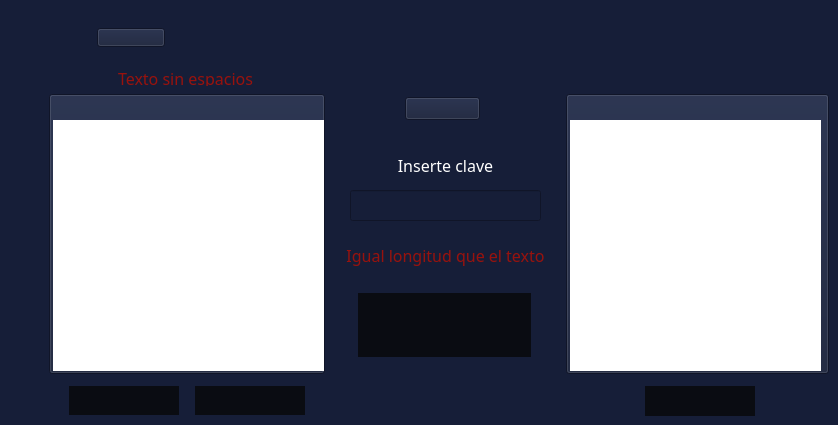
          <widget class="QWidget" name="clPermutacion">
           <property name="font">
            <font>
             <family>Bahnschrift</family>
             <pointsize>12</pointsize>
            </font>
           </property>
           <property name="styleSheet">
            <string notr="true">*{
	background-color: rgb(22,30,56);
}
QToolButton{
	color: rgb(255,255,255);
	background:rgb(10,12,18);
	border:none;
}
QToolButton:hover{
	background:rgb(33,38,52);
	border:none;
}
QTextEdit{
	background:rgb(255,255,255);
	border:none;
}
QLineEdit{
	color:rgb(255, 255, 255)
}</string>
           </property>
           <widget class="QPushButton" name="pushButton_10">
            <property name="geometry">
             <rect>
              <x>97</x>
              <y>28</y>
              <width>68</width>
              <height>19</height>
             </rect>
            </property>
            <property name="text">
             <string/>
            </property>
            <property name="icon">
             <iconset>
              <normaloff>src/titulos/Permutacion.png</normaloff>src/titulos/Permutacion.png</iconset>
            </property>
            <property name="iconSize">
             <size>
              <width>68</width>
              <height>19</height>
             </size>
            </property>
           </widget>
           <widget class="QPushButton" name="pushButton_33">
            <property name="geometry">
             <rect>
              <x>49</x>
              <y>94</y>
              <width>276</width>
              <height>280</height>
             </rect>
            </property>
            <property name="text">
             <string/>
            </property>
            <property name="icon">
             <iconset>
              <normaloff>src/textoDeseado.png</normaloff>src/textoDeseado.png</iconset>
            </property>
            <property name="iconSize">
             <size>
              <width>276</width>
              <height>280</height>
             </size>
            </property>
           </widget>
           <widget class="QTextEdit" name="permTextoOriginal">
            <property name="geometry">
             <rect>
              <x>53</x>
              <y>120</y>
              <width>271</width>
              <height>251</height>
             </rect>
            </property>
           </widget>
           <widget class="QToolButton" name="permCifrar">
            <property name="geometry">
             <rect>
              <x>69</x>
              <y>386</y>
              <width>110</width>
              <height>29</height>
             </rect>
            </property>
            <property name="cursor">
             <cursorShape>PointingHandCursor</cursorShape>
            </property>
            <property name="text">
             <string/>
            </property>
            <property name="icon">
             <iconset>
              <normaloff>src/BotonesGral/Cifrar.png</normaloff>src/BotonesGral/Cifrar.png</iconset>
            </property>
            <property name="iconSize">
             <size>
              <width>110</width>
              <height>29</height>
             </size>
            </property>
           </widget>
           <widget class="QToolButton" name="permDescifrar">
            <property name="geometry">
             <rect>
              <x>195</x>
              <y>386</y>
              <width>110</width>
              <height>29</height>
             </rect>
            </property>
            <property name="cursor">
             <cursorShape>PointingHandCursor</cursorShape>
            </property>
            <property name="text">
             <string/>
            </property>
            <property name="icon">
             <iconset>
              <normaloff>src/BotonesGral/Descifrar.png</normaloff>src/BotonesGral/Descifrar.png</iconset>
            </property>
            <property name="iconSize">
             <size>
              <width>110</width>
              <height>29</height>
             </size>
            </property>
           </widget>
           <widget class="QPushButton" name="pushButton_34">
            <property name="geometry">
             <rect>
              <x>405</x>
              <y>97</y>
              <width>75</width>
              <height>23</height>
             </rect>
            </property>
            <property name="text">
             <string/>
            </property>
            <property name="icon">
             <iconset>
              <normaloff>src/BotonesGral/Clave.png</normaloff>src/BotonesGral/Clave.png</iconset>
            </property>
            <property name="iconSize">
             <size>
              <width>44</width>
              <height>18</height>
             </size>
            </property>
           </widget>
           <widget class="QPushButton" name="pushButton_35">
            <property name="geometry">
             <rect>
              <x>566</x>
              <y>94</y>
              <width>263</width>
              <height>280</height>
             </rect>
            </property>
            <property name="text">
             <string/>
            </property>
            <property name="icon">
             <iconset>
              <normaloff>src/textoObtenido.png</normaloff>src/textoObtenido.png</iconset>
            </property>
            <property name="iconSize">
             <size>
              <width>263</width>
              <height>280</height>
             </size>
            </property>
           </widget>
           <widget class="QToolButton" name="permGenerar">
            <property name="geometry">
             <rect>
              <x>358</x>
              <y>293</y>
              <width>173</width>
              <height>64</height>
             </rect>
            </property>
            <property name="cursor">
             <cursorShape>PointingHandCursor</cursorShape>
            </property>
            <property name="text">
             <string/>
            </property>
            <property name="icon">
             <iconset>
              <normaloff>src/BotonesGral/Generar  Clave.png</normaloff>src/BotonesGral/Generar  Clave.png</iconset>
            </property>
            <property name="iconSize">
             <size>
              <width>173</width>
              <height>64</height>
             </size>
            </property>
           </widget>
           <widget class="QToolButton" name="permCopiar">
            <property name="geometry">
             <rect>
              <x>645</x>
              <y>386</y>
              <width>110</width>
              <height>30</height>
             </rect>
            </property>
            <property name="cursor">
             <cursorShape>PointingHandCursor</cursorShape>
            </property>
            <property name="text">
             <string/>
            </property>
            <property name="icon">
             <iconset>
              <normaloff>src/BotonesGral/Copiar.png</normaloff>src/BotonesGral/Copiar.png</iconset>
            </property>
            <property name="iconSize">
             <size>
              <width>110</width>
              <height>30</height>
             </size>
            </property>
           </widget>
           <widget class="QTextEdit" name="permTextoResult">
            <property name="geometry">
             <rect>
              <x>570</x>
              <y>120</y>
              <width>251</width>
              <height>251</height>
             </rect>
            </property>
           </widget>
           <widget class="QLineEdit" name="verClave">
            <property name="geometry">
             <rect>
              <x>350</x>
              <y>190</y>
              <width>191</width>
              <height>31</height>
             </rect>
            </property>
            <property name="font">
             <font>
              <family>Bahnschrift</family>
              <pointsize>12</pointsize>
             </font>
            </property>
            <property name="alignment">
             <set>Qt::AlignCenter</set>
            </property>
           </widget>
           <widget class="QLabel" name="label_6">
            <property name="geometry">
             <rect>
              <x>335</x>
              <y>150</y>
              <width>221</width>
              <height>31</height>
             </rect>
            </property>
            <property name="font">
             <font>
              <family>Bahnschrift</family>
              <pointsize>12</pointsize>
             </font>
            </property>
            <property name="styleSheet">
             <string notr="true">color:white</string>
            </property>
            <property name="text">
             <string>Inserte clave</string>
            </property>
            <property name="alignment">
             <set>Qt::AlignCenter</set>
            </property>
           </widget>
           <widget class="QLabel" name="label_7">
            <property name="geometry">
             <rect>
              <x>325</x>
              <y>240</y>
              <width>241</width>
              <height>31</height>
             </rect>
            </property>
            <property name="font">
             <font>
              <family>Bahnschrift</family>
              <pointsize>12</pointsize>
             </font>
            </property>
            <property name="styleSheet">
             <string notr="true">color:rgb(152, 18, 13)</string>
            </property>
            <property name="text">
             <string>Igual longitud que el texto</string>
            </property>
            <property name="alignment">
             <set>Qt::AlignCenter</set>
            </property>
           </widget>
           <widget class="QLabel" name="label_8">
            <property name="geometry">
             <rect>
              <x>40</x>
              <y>70</y>
              <width>291</width>
              <height>16</height>
             </rect>
            </property>
            <property name="font">
             <font>
              <family>Bahnschrift</family>
              <pointsize>12</pointsize>
             </font>
            </property>
            <property name="styleSheet">
             <string notr="true">color:rgb(152, 18, 13)</string>
            </property>
            <property name="text">
             <string>Texto sin espacios</string>
            </property>
            <property name="alignment">
             <set>Qt::AlignCenter</set>
            </property>
           </widget>
          </widget>
